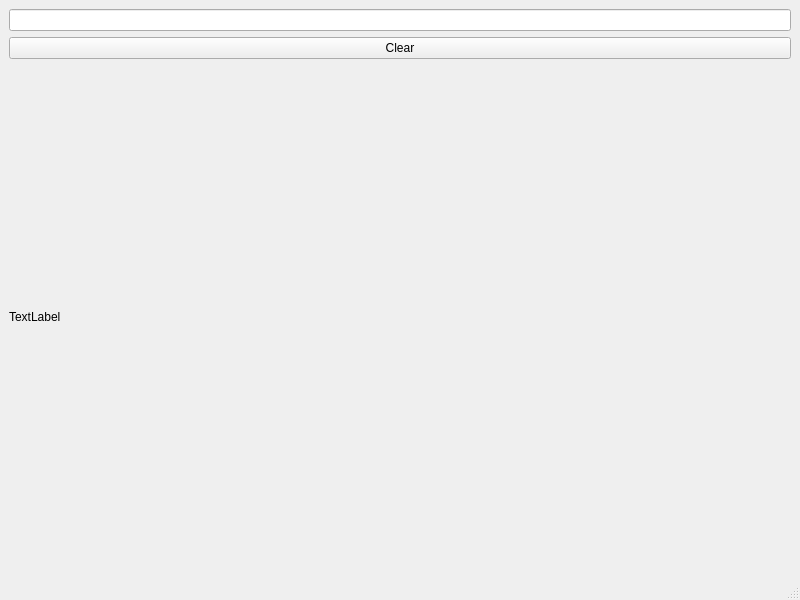
<?xml version="1.0" encoding="UTF-8"?>
<ui version="4.0">
 <class>MainWindow</class>
 <widget class="QMainWindow" name="MainWindow">
  <property name="geometry">
   <rect>
    <x>0</x>
    <y>0</y>
    <width>800</width>
    <height>600</height>
   </rect>
  </property>
  <property name="windowTitle">
   <string>MainWindow</string>
  </property>
  <widget class="QWidget" name="centralwidget">
   <layout class="QVBoxLayout" name="verticalLayout">
    <item>
     <widget class="QLineEdit" name="lineEdit">
      <property name="text">
       <string/>
      </property>
     </widget>
    </item>
    <item>
     <widget class="QPushButton" name="pushButton">
      <property name="text">
       <string>Clear</string>
      </property>
     </widget>
    </item>
    <item>
     <widget class="QLabel" name="label">
      <property name="text">
       <string>TextLabel</string>
      </property>
      <property name="textFormat">
       <enum>Qt::AutoText</enum>
      </property>
      <property name="wordWrap">
       <bool>true</bool>
      </property>
     </widget>
    </item>
   </layout>
  </widget>
  <widget class="QMenuBar" name="menubar">
   <property name="geometry">
    <rect>
     <x>0</x>
     <y>0</y>
     <width>800</width>
     <height>21</height>
    </rect>
   </property>
  </widget>
  <widget class="QStatusBar" name="statusbar"/>
 </widget>
 <resources/>
 <connections>
  <connection>
   <sender>pushButton</sender>
   <signal>clicked()</signal>
   <receiver>lineEdit</receiver>
   <slot>clear()</slot>
   <hints>
    <hint type="sourcelabel">
     <x>64</x>
     <y>63</y>
    </hint>
    <hint type="destinationlabel">
     <x>65</x>
     <y>38</y>
    </hint>
   </hints>
  </connection>
  <connection>
   <sender>lineEdit</sender>
   <signal>textChanged(QString)</signal>
   <receiver>label</receiver>
   <slot>setText(QString)</slot>
   <hints>
    <hint type="sourcelabel">
     <x>142</x>
     <y>38</y>
    </hint>
    <hint type="destinationlabel">
     <x>153</x>
     <y>270</y>
    </hint>
   </hints>
  </connection>
 </connections>
</ui>
